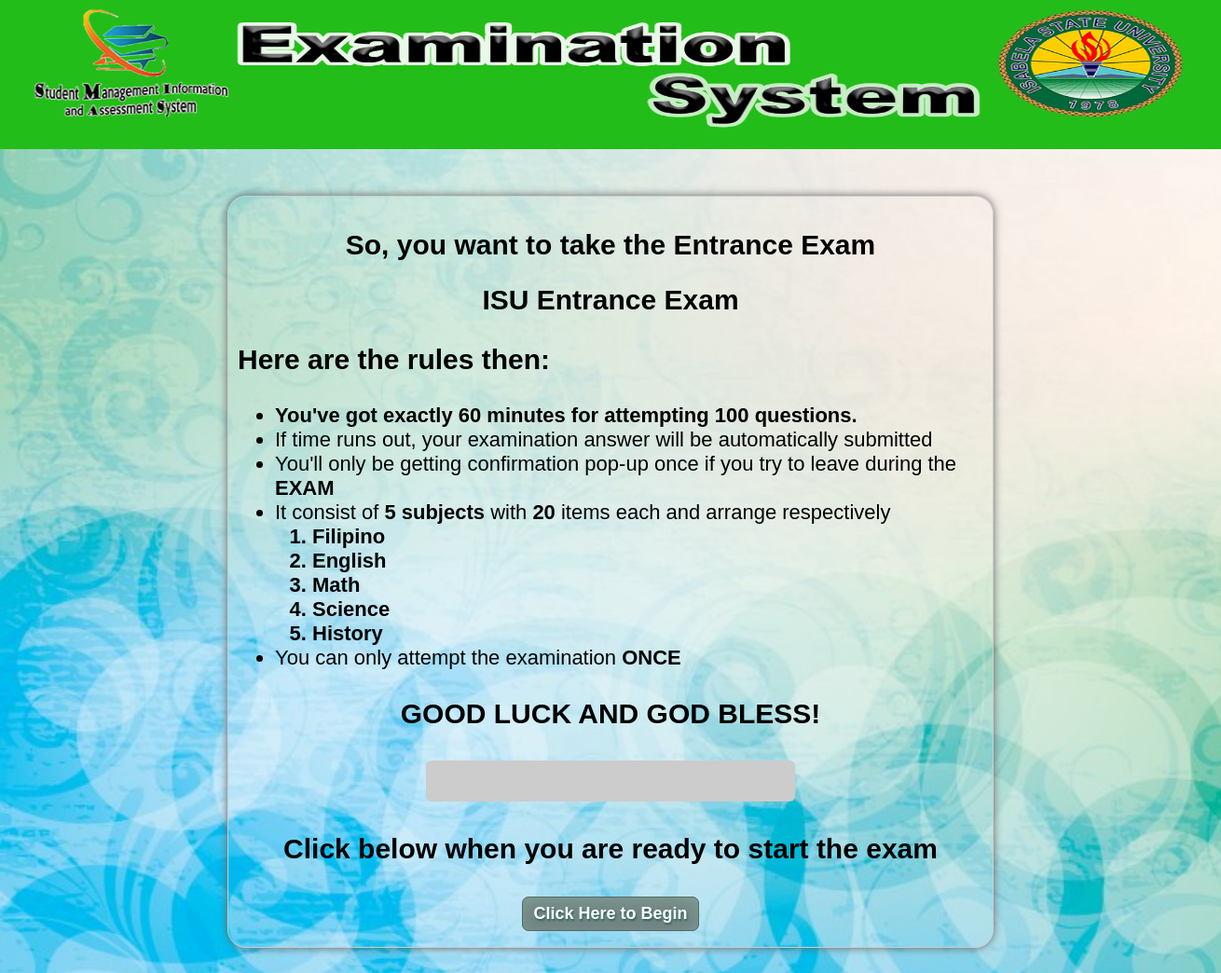
Page /instruction.php on the committed database.
### tables this page shows
CREATE TABLE IF NOT EXISTS `quizes` (
  `id` int(11) NOT NULL AUTO_INCREMENT,
  `quiz_id` int(11) NOT NULL,
  `quiz_name` varchar(50) NOT NULL,
  `total_questions` int(11) NOT NULL,
  `display_questions` int(11) NOT NULL,
  `time_allotted` int(11) NOT NULL,
  `set_default` int(1) NOT NULL,
  PRIMARY KEY (`id`)
);

### instruction.php (the view, shortened to what this page needs)
<?php
$fname=$_SESSION['first_name'];
$lname=$_SESSION['last_name'];
$name= ucfirst($fname)." ".ucfirst($lname);
    $index_selecting_quiz = mysql_query("SELECT quiz_id, display_questions, time_allotted, quiz_name
                                    FROM quizes WHERE set_default=1");
    $index_selecting_quiz_row = mysql_fetch_array($index_selecting_quiz);
    $index_selecting_quiz_num = mysql_num_rows($index_selecting_quiz);
    $total_questions = preg_replace('/[^0-9]/', "", $index_selecting_quiz_row['display_questions']);
    $total_time = preg_replace('/[^0-9]/', "", $index_selecting_quiz_row['time_allotted']);
    $quizName = $index_selecting_quiz_row['quiz_name'];
    if($index_selecting_quiz_num>0)
    	$first_item = 'You\'ve got exactly '.$total_time.' minutes for attempting '.$total_questions.' questions.';
    else
    	$first_item = '<strong>Sorry, but it seems there are no Exam Questions Available right now!</strong>';
?>
<!doctype html>
<html lang="en">
    <head>
        <link rel="stylesheet" type="text/css" href="css/master.css">
    </head>
    <body style="font-family: Arial;">
    <div id="header">
        <div id="head" align="center">
            <img src="img/header.png" alt="college" height="150px" width="1300px" />
        </div>
    </div>
        <div id="main_body" align="center">
            <h2>So, you want to take the Entrance Exam</h2>
            <h2><strong><?php echo $quizName; ?> </strong></h2>
            <h3 align="left">Here are the rules then:</h3>
            <div align="left">
                <ul>
                    <li><?php echo "<strong> $first_item </strong>"; ?></li>
                    <li>If time runs out, your examination answer will be automatically submitted </li>
                    <li>You'll only be getting confirmation pop-up once if you try to leave during the <strong>EXAM</strong></li>
                    <li>It consist of <strong>5 subjects</strong> with <strong>20</strong> items each and arrange respectively
                       <strong>
                        <ol>
                            <li>Filipino</li>
                            <li>English</li>
                            <li>Math</li>
                            <li>Science</li>
                            <li>History</li>
                        </ol>
                        </strong>
                    </li>
                    <li>You can only attempt the examination <strong>ONCE</strong></li>
                </ul>
            </div>
            <h3>GOOD LUCK AND GOD BLESS!</h3>
            <form id="myForm" name="onlyForm" action="quiz.php" method="POST">
                <table align="center">
                    <tr>
                        <td align="center">
                            <input id="btext" type="text" value="<?php echo $name ?>" name="rollno" readonly/>
                        </td>
                    </tr>
                    <tr>
                        <td align="center">
                            <h3>Click below when you are ready to start the exam</h3>
                        </td>
                    </tr>
                    <tr>
                        <td align="center">
                            <a href="javascript:submit();" class="myButton">Click Here to Begin</a>
                        </td>
                    </tr>
                    <tr>
                        <td>
                        </td>
                    </tr>
                </table>
            </form>
        </div>
        <br><br><br><br><br><br>
    </body>
</html>

### css/master.css (style rules this page uses)
body { text-align: center; margin: auto; margin-top: 0px; background-color: sRGB(241,241,241); }
#head { font-size: 0pt; font-family: Arial, sans-serif; font-weight: bolder; display: block; padding-top: 0px; margin-top: 0px; }
img { margin-top: 0px; padding-top: 0px; }
#main_body { width: 800px; margin: auto; padding: 10px; border-radius: 20px; box-shadow: 0px 0px 10px #666666; border: 1px solid #CCCCCC; position: relative; top: 50px; }
input { padding: 5px; text-align: center; border-radius: 5px; background-color: #cccccc; border-width: 0px; font-size: 20px; }
.myButton { -moz-box-shadow:inset -1px -1px 25px -10px #91b8b3; -webkit-box-shadow:inset -1px -1px 25px -10px #91b8b3; box-shadow:inset -1px -1px 25px -10px #91b8b3; background:-webkit-gradient(linear, left top, left bottom, color-stop(0.05, #768d87), color-stop(1, #6c7c7c)); background:-moz-linear-gradient(top, #768d87 5%, #6c7c7c 100%); background:-webkit-linear-gradient(top, #768d87 5%, #6c7c7c 100%); background:-o-linear-gradient(top, #768d87 5%, #6c7c7c 100%); background:-ms-linear-gradient(top, #768d87 5%, #6c7c7c 100%); background:linear-gradient(to bottom, #768d87 5%, #6c7c7c 100%); filter:progid:DXImageTransform.Microsoft.gradient(startColorstr='#768d87', endColorstr='#6c7c7c',GradientType=0); background-color:#768d87; -moz-border-radius:7px; -webkit-border-radius:7px; border-radius:7px; border:1px solid #566963; display:inline-block; cursor:pointer; color:#ffffff; font-family:arial; font-size:18px; font-weight:bold; padding:7px 11px; text-decoration:none; text-shadow:1px 2px 2px #2b665e; }

### instruction.php (style rules this page uses)
#header { background-color: #23bd19; width: 100%; height: 160px; margin:auto; }
body { background-repeat: no-repeat; background-image: url('img/report.jpg'); background-size: cover; background-attachment: fixed; }
h2,h3 { font-size: 30px; }
ul,li { font-size: 22px; }
#btext { font-size: 30px; border-radius: 6px; }

### rows in the picture
quizes: quiz_name "ISU Entrance Exam", first_item "You've got exactly 60 minutes for attempting 100 questions."
